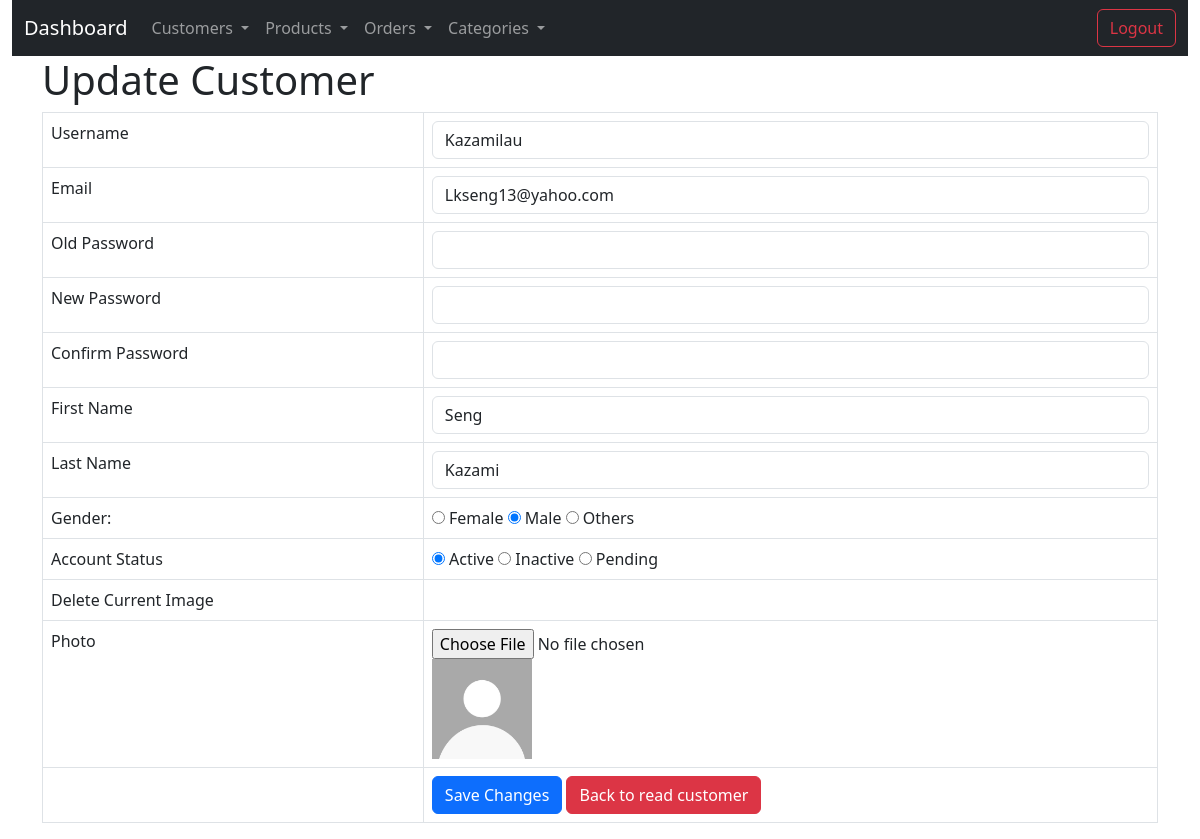
Screenshot of /customer_update.php?customer_id=21 with the database file from the repository.
### tables this page shows
CREATE TABLE IF NOT EXISTS `customer` (
  `customer_id` int(11) NOT NULL AUTO_INCREMENT,
  `username` varchar(255) NOT NULL,
  `email` text NOT NULL,
  `password` varchar(255) NOT NULL,
  `first_name` varchar(255) NOT NULL,
  `last_name` varchar(255) NOT NULL,
  `gender` varchar(20) NOT NULL,
  `DOB` date NOT NULL,
  `account_status` varchar(50) NOT NULL,
  `registration_date_and_time` datetime NOT NULL,
  `image` blob NOT NULL,
  PRIMARY KEY (`customer_id`),
  UNIQUE KEY `username` (`username`)
);

### customer_update.php (the view, shortened to what this page needs)
<!DOCTYPE HTML>
<html>
<head>
    <link href="https://cdn.jsdelivr.net/npm/bootstrap@5.3.0/dist/css/bootstrap.min.css" rel="stylesheet"
>
</head>
<?php
include 'navbar.php';
?>
<body>
<div class="container">
        <div class="page-header">
            <h1>Update Customer</h1>
        </div>
<?php
$id = isset($_GET['customer_id']) ? $_GET['customer_id'] : die('ERROR: Record ID not found.');
$customer_id = $username = $email = $password = $first_name = $last_name = $gender = $account_status = $image = "";
$customer_id = isset($_GET['customer_id']) ? $_GET['customer_id'] : die('ERROR: Record ID not found.');
include 'config_folder/database.php';
try {
    $query = "SELECT customer_id, username, email, password, first_name, last_name, gender, account_status, image FROM customer WHERE customer_id = ? LIMIT 0,1";
    $stmt = $con->prepare($query);
    $stmt->bindParam(1, $customer_id);
    $stmt->execute();
    $row = $stmt->fetch(PDO::FETCH_ASSOC);
    $username = $row['username'];
    $email = $row['email'];
    $first_name = $row['first_name'];
    $last_name = $row['last_name'];
    $gender = $row['gender'];
    $account_status = $row['account_status'];
    $image = $row['image'];
} catch (PDOException $exception) {
    die('ERROR: ' . $exception->getMessage());
}
?>
        <div class="row">
            <div class="col-md-12">
            <form action="<?php echo htmlspecialchars($_SERVER["PHP_SELF"] . "?customer_id={$id}"); ?>" method="post"
            enctype="multipart/form-data">
            <table class='table table-hover table-responsive table-bordered'>
                            <tr>
                                <td>Username</td>
                                <td><input type='text' name='username'
                                        value="<?php echo htmlspecialchars($username, ENT_QUOTES); ?>"
                                        class='form-control' />
                                </td>
                            </tr>
                            <tr>
                                <td>Email</td>
                                <td><input type='text' name='email'
                                        value="<?php echo htmlspecialchars($email, ENT_QUOTES); ?>"
                                        class='form-control' />
                                </td>
                            </tr>
                            <tr>
                                <td>Old Password</td>
                                <td><input type='password' name='old_password' class='form-control' /></td>
                            </tr>
                            <tr>
                                <td>New Password</td>
                                <td><input type='password' name='new_password' class='form-control' /></td>
                            </tr>
                            <tr>
                                <td>Confirm Password</td>
                                <td><input type='password' name='confirm_password' class='form-control' /></td>
                            </tr>
                            <tr>
                                <td>First Name</td>
                                <td><input type='text' name='first_name'
                                        value="<?php echo htmlspecialchars($first_name, ENT_QUOTES); ?>"
                                        class='form-control' />
                                </td>
                            </tr>
                            <tr>
                                <td>Last Name</td>
                                <td><input type='text' name='last_name'
                                        value="<?php echo htmlspecialchars($last_name, ENT_QUOTES); ?>"
                                        class='form-control' />
                                </td>
                            </tr>
                            <tr>
                                <td>Gender:</td>
                                <td>
                                    <input type="radio" class="gender" name="gender" value="female"
                                        <?php echo ($gender === "female") ? "checked" : ""; ?>>
                                    <label for="female">Female</label>
                                    <input type="radio" class="gender" name="gender" value="male"
                                        <?php echo ($gender === "male") ? "checked" : ""; ?>>
                                    <label for="male">Male</label>
                                    <input type="radio" class="gender" name="gender" value="others"
                                        <?php echo ($gender === "others") ? "checked" : ""; ?>>
                                    <label for="others">Others</label>
                                </td>
                            </tr>
                            <tr>
                                <td>Account Status</td>
                                <td>
                                    <input type="radio" class="account_status" name="account_status" value="active"
                                        <?php echo (isset($account_status) && $account_status === "active") ? "checked" : ""; ?>>
                                    <label for="active">Active</label>
                                    <input type="radio" class="account_status" name="account_status" value="inactive"
                                        <?php echo (isset($account_status) && $account_status === "inactive") ? "checked" : ""; ?>>
                                    <label for="inactive">Inactive</label>
                                    <input type="radio" class="account_status" name="account_status" value="pending"
                                        <?php echo (isset($account_status) && $account_status === "pending") ? "checked" : ""; ?>>
                                    <label for="pending">Pending</label>
                                </td>
                            </tr>
                            <tr>
                    <td>Delete Current Image</td>
                    <td>
                    </td>
                </tr>
                <tr>
                    <td>Photo</td>
                    <td>
                    <input type="file" name="image" /> <br>
                        <?php
                        if (!empty($image)) {
                            echo "<img src='image/$image' alt='Profile Image' style='max-width: 100px;' />";
                        } else {
                            echo "<img src='default.jpg' alt='default image' />";
                        }
                        ?>
                    </td>
                </tr>
                <tr>
                    <td></td>
                    <td>
                        <input type='submit' value='Save Changes' class='btn btn-primary' />
                        <a href='customer_index.php' class='btn btn-danger'>Back to read customer</a>
                    </td>
                </tr>
                        </table>
                    </div>
            </div>
        </div>
</body>
</html>

### rows the page displays
customer: username "Kazamilau", email "Lkseng13@yahoo.com", first_name "Seng", last_name "Kazami", gender "☑", account_status "☑", image (placeholder picture)
